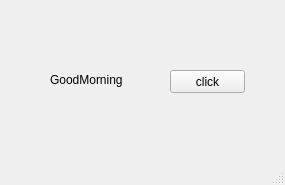
<?xml version="1.0" encoding="UTF-8"?>
<ui version="4.0">
 <class>MainWindow</class>
 <widget class="QMainWindow" name="MainWindow">
  <property name="geometry">
   <rect>
    <x>0</x>
    <y>0</y>
    <width>285</width>
    <height>185</height>
   </rect>
  </property>
  <property name="windowTitle">
   <string>MainWindow</string>
  </property>
  <widget class="QWidget" name="centralwidget">
   <widget class="QLabel" name="lbl">
    <property name="geometry">
     <rect>
      <x>50</x>
      <y>70</y>
      <width>81</width>
      <height>20</height>
     </rect>
    </property>
    <property name="text">
     <string>GoodMorning</string>
    </property>
   </widget>
   <widget class="QPushButton" name="btn">
    <property name="geometry">
     <rect>
      <x>170</x>
      <y>70</y>
      <width>75</width>
      <height>23</height>
     </rect>
    </property>
    <property name="text">
     <string>click</string>
    </property>
   </widget>
  </widget>
  <widget class="QMenuBar" name="menubar">
   <property name="geometry">
    <rect>
     <x>0</x>
     <y>0</y>
     <width>285</width>
     <height>21</height>
    </rect>
   </property>
  </widget>
  <widget class="QStatusBar" name="statusbar"/>
 </widget>
 <resources/>
 <connections/>
</ui>
